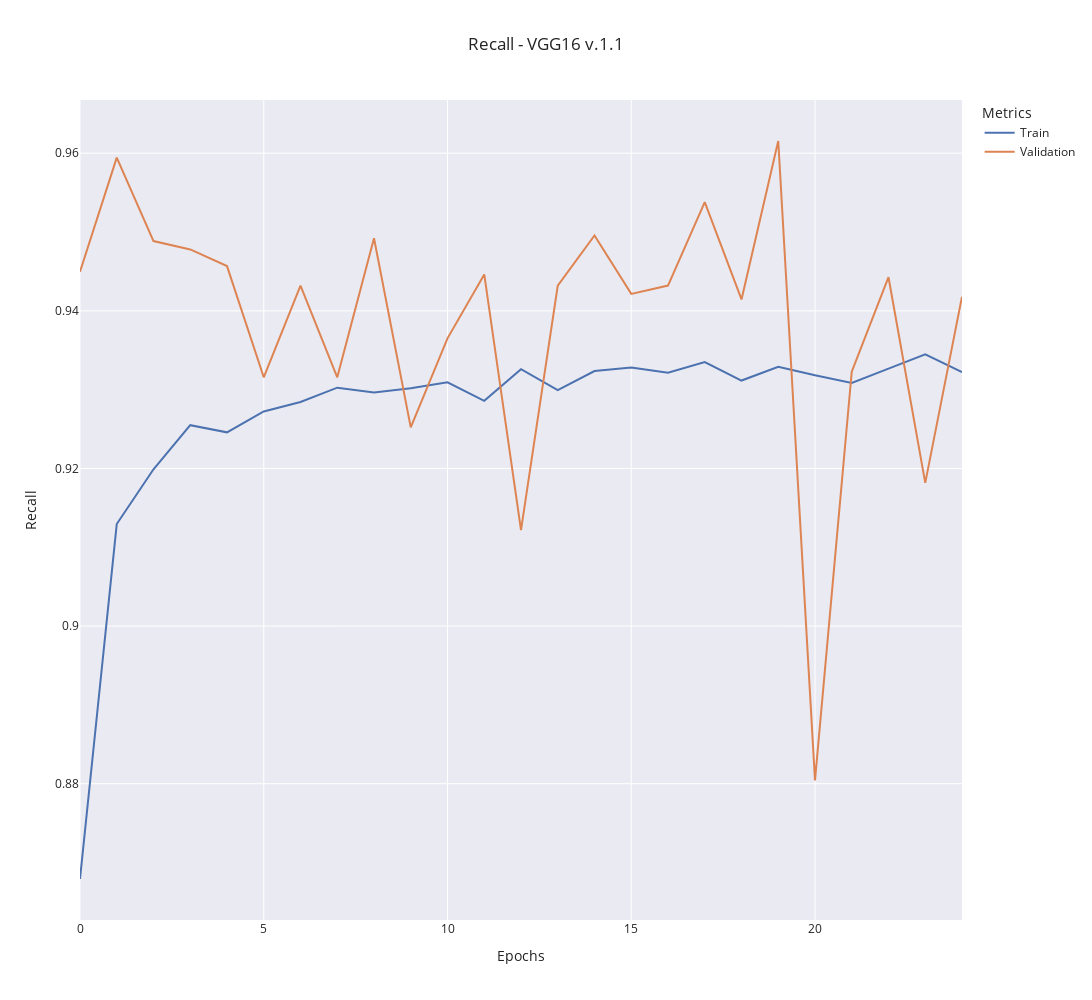

Here is the notebook cell this chart was saved with:
### Code cell
window_size = 0
train_data = (
    moving_average(train_metrics["recall"], window_size)
    if window_size != 0
    else train_metrics["recall"]
)
validation_data = (
    moving_average(validation_metrics["val_recall"], window_size)
    if window_size != 0
    else validation_metrics["val_recall"]
)

fig = go.Figure()

fig.add_trace(
    go.Scatter(
        y=train_data,
        x=np.arange(len(train_data)),
        mode="lines",
        name="Train",
    )
)

fig.add_trace(
    go.Scatter(
        y=validation_data,
        x=np.arange(len(validation_data)),
        mode="lines",
        name="Validation",
    )
)

fig.update_layout(
    title=f"Recall - {model_name} {version}",
    xaxis_title="Epochs",
    yaxis_title="Recall",
    legend_title="Metrics",
    template="seaborn",
    width=1200,
    height=1000,
)

fig.show()

### Figure 1 — Plotly figure (JSON) as saved in the notebook; plotly's stock layout.template omitted (floating-point values rounded to 4 significant figures)
{"data": [{"mode": "lines", "name": "Train", "type": "scatter", "x": [0, 1, 2, 3, 4, 5, 6, 7, 8, 9, 10, 11, 12, 13, 14, 15, 16, 17, 18, 19, 20, 21, 22, 23, 24], "y": [0.8679, 0.9129, 0.9199, 0.9255, 0.9246, 0.9272, 0.9284, 0.9303, 0.9296, 0.9302, 0.9309, 0.9286, 0.9326, 0.9299, 0.9324, 0.9328, 0.9321, 0.9335, 0.9312, 0.9329, 0.9318, 0.9309, 0.9327, 0.9345, 0.9322]}, {"mode": "lines", "name": "Validation", "type": "scatter", "x": [0, 1, 2, 3, 4, 5, 6, 7, 8, 9, 10, 11, 12, 13, 14, 15, 16, 17, 18, 19, 20, 21, 22, 23, 24], "y": [0.945, 0.9594, 0.9489, 0.9478, 0.9457, 0.9316, 0.9432, 0.9316, 0.9492, 0.9252, 0.9365, 0.9446, 0.9122, 0.9432, 0.9496, 0.9422, 0.9432, 0.9538, 0.9414, 0.9616, 0.8804, 0.9323, 0.9443, 0.9182, 0.9418]}], "layout": {"height": 1000, "legend": {"title": {"text": "Metrics"}}, "title": {"text": "Recall - VGG16 v.1.1"}, "width": 1200, "xaxis": {"title": {"text": "Epochs"}}, "yaxis": {"title": {"text": "Recall"}}}}
